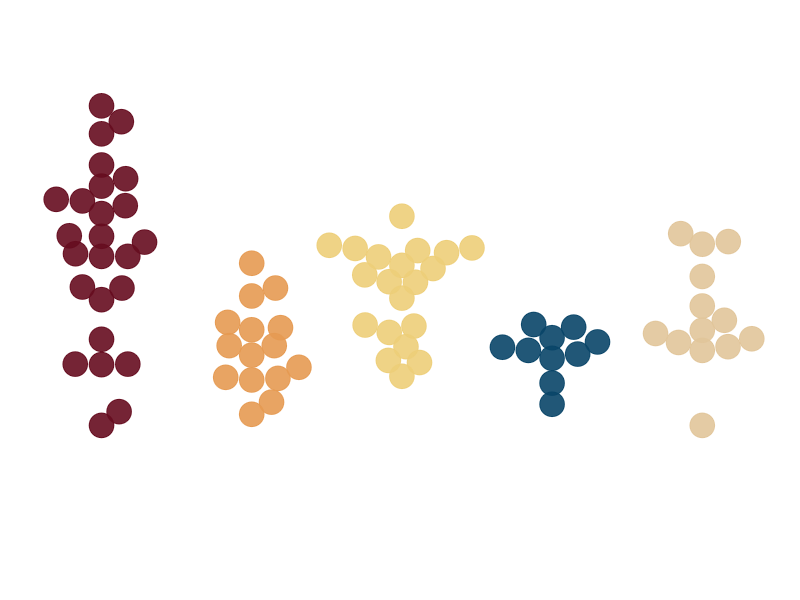

Write R code to recreate this figure.
## ---- chunk 1
library(tidyverse)    # untuk manupulasi, merapikan, & visualisasi data
## ---- chunk 2
our_palette <-c('#660d20',
                '#e59a52',
                '#edce79',
                '#094568',
                '#e1c59a')
## ---- chunk 3
set.seed(2000)
df1 = tibble(var = 'A', val = rnorm(n = 25, mean = 5.5, sd = 1.5))
df2 = tibble(var = 'B', val = rnorm(n = 15, mean = 4.5, sd = 1.0))
df3 = tibble(var = 'C', val = rnorm(n = 20, mean = 5.0, sd = 1.0))
df4 = tibble(var = 'D', val = rnorm(n = 10, mean = 4.0, sd = 0.5))
df5 = tibble(var = 'E', val = rnorm(n = 13, mean = 5.0, sd = 1.5))

df <- rbind(df1, df2, df3, df4, df5) %>%
  mutate(Variable = as_factor(var),
         value = round(val, 2)) %>%
  select(Variable, value)
## ---- chunk 4
beeswarm <- df %>%
  ggplot(aes(x = Variable,
             y = value,
             color = Variable,
             fill = Variable)) +
  ggbeeswarm::geom_beeswarm(alpha = .9,
                            size = 8,
                            cex = 3.5,
                            show.legend = FALSE) +
  scale_color_manual(values = our_palette,
                     guide = 'none') +
  scale_fill_manual(values = our_palette,
                    guide = 'none') +
  scale_y_continuous(limits = c(0, 10)) +
  theme_minimal() +
  theme(
    axis.title = element_blank(),
    axis.text = element_blank(),
    axis.line = element_blank(),
    panel.grid.major = element_blank(),
    panel.grid.minor = element_blank(),
    panel.background = element_rect(fill = '#FFFFFF',
                                    color = NA),
    plot.background = element_rect(fill = '#FFFFFF',
                                   color = '#FFFFFF')
  )
## ---- chunk 5
beeswarm
